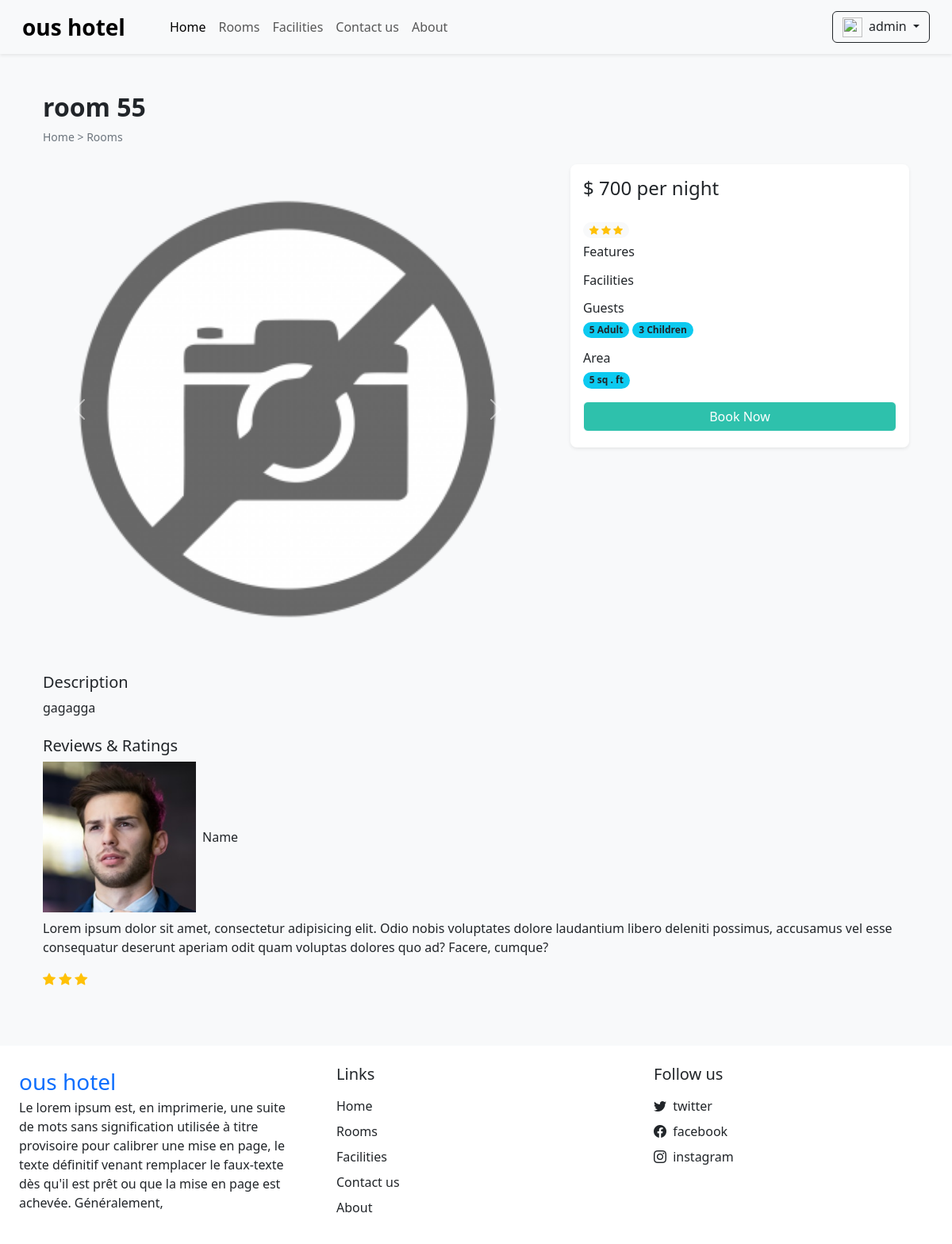
Screenshot of /details_room.php?id=32 (signed in) with the database file from the repository.
### tables this page shows
CREATE TABLE `settings` (
  `id` int(11) NOT NULL,
  `site_title` varchar(50) NOT NULL,
  `site_about` varchar(250) NOT NULL,
  `shutdown` tinyint(1) NOT NULL
);

CREATE TABLE `rooms` (
  `id` int(11) NOT NULL,
  `name` varchar(100) NOT NULL,
  `area` int(11) NOT NULL,
  `price` int(11) NOT NULL,
  `quantity` int(11) NOT NULL,
  `adult` int(11) NOT NULL,
  `children` int(11) NOT NULL,
  `description` varchar(350) NOT NULL,
  `status` tinyint(4) NOT NULL DEFAULT 1,
  `removed` tinyint(4) NOT NULL DEFAULT 0
);

### admin/inc/db_config.php (called while the page is built, shortened)
<?php
function select($sql,$values,$datatypes){
    $con = $GLOBALS['con'];
    if($stmt = mysqli_prepare($con,$sql)){
         mysqli_stmt_bind_param($stmt,$datatypes,...$values);
         if(mysqli_stmt_execute($stmt)){
            $res = mysqli_stmt_get_result($stmt);
            return $res;
         }else{
            mysqli_stmt_close($stmt);
            die("query can not be executed");
         }
    }else{
        die("query can not be prepared");
    }
}
?>

### details_room.php (the view, shortened to what this page needs)
<!DOCTYPE html>
<html lang="en">
<head>
    <link rel="stylesheet" href="https://cdn.jsdelivr.net/npm/swiper@11/swiper-bundle.min.css" />
    <?php require('inc/links.php'); ?>
</head>
<body class="bg-light">
    <?php require('inc/header.php'); ?>
    <?php
    $data = filteration($_GET);
    $room_res = select("SELECT * FROM `rooms` WHERE `id`=? AND `status`=? AND `removed`=?", [$data['id'], 1, 0], 'iii');
    $room_data = mysqli_fetch_assoc($room_res);
    ?>
    <div class="container">
        <div class="row">
            <div class="col-12 my-5 mb-4 px-4">
                <h2 class="fw-bold">
                    <?= $room_data['name']; ?>
                </h2>
                <div style="font-size:14px;">
                    <a href="index.php" class="text-secondary text-decoration-none">Home</a>
                    <span class="text-secondary">></span>
                    <a href="rooms.php" class="text-secondary text-decoration-none">Rooms</a>
                </div>
            </div>
            <div class="col-lg-7 col-md-12 px-4">
                <div id="carousel_room" class="carousel slide" data-bs-ride="carousel">
                    <div class="carousel-inner">
                        <?php
                        $room_img = ROOMS_IMG_PATH . "NotFoundImage.png";
                        $img_q = mysqli_query($con, "SELECT * FROM `rooms_image` WHERE `room_id`='$room_data[id]'");
                        if (mysqli_num_rows($img_q) > 0) {
                            $active_class = 'active';
                            while ($img_res = mysqli_fetch_assoc($img_q)) {
                                echo "<div class='carousel-item $active_class'>
                    <img src='" . ROOMS_IMG_PATH . $img_res['images'] . "' class='d-block w-100 rounded'>
                  </div>";
                                $active_class = '';
                            }
                        } else {
                            echo "<div class='carousel-item active'>
                <img src='$room_img' class='d-block w-100'>
              </div>";
                        }
                        ?>
                    </div>
                    <button class="carousel-control-prev" type="button" data-bs-target="#carousel_room"
                        data-bs-slide="prev">
                        <span class="carousel-control-prev-icon" aria-hidden="true"></span>
                    </button>
                    <button class="carousel-control-next" type="button" data-bs-target="#carousel_room"
                        data-bs-slide="next">
                        <span class="carousel-control-next-icon" aria-hidden="true"></span>
                    </button>
                </div>
            </div>
            <div class="col-lg-5 col-md-12 px-4">
                <div class="card mb-4 border-0 shadow-sm rounded-3">
                    <div class="card-body">
                        <?php
                        echo <<<price
                    <h4 class="mb-4">$ {$room_data['price']} per night</h4>
                    price;
                        echo <<<rating
                    <span class="badge bg-light rounded-pill">
                                <i class="bi bi-star-fill text-warning"></i>
                                <i class="bi bi-star-fill text-warning"></i>
                                <i class="bi bi-star-fill text-warning"></i>
                            </span>
                    rating;
                        $features_data = "";
                        echo <<<features
                        <div class='features mb-3 mt-2'>
                        <h6 class="mb-1">Features</h6>
                            {$features_data}
                        </div>
                    features;
                        $facilities_data = "";
                        echo <<<facilities
                        <div class='facilities mb-3 mt-2'>
                        <h6 class="mb-1">Facilities</h6>
                            {$facilities_data}
                        </div>
                        facilities;
                        echo <<<guests
                        <div class='mb-3 mt-2'>
                        <h6 class="mb-1">Guests</h6>
                                    <span class="badge bg-info rounded-pill text-dark text-wrap">
                                        {$room_data['adult']} Adult
                                    </span>
                                    <span class="badge bg-info rounded-pill text-dark text-wrap">
                                        {$room_data['children']} Children
                                    </span>
                                    </div>
                        guests;
                        echo <<<area
                        <div class='mb-3 mt-2'>
                        <h6 class='mb-1'>Area</h6>
                        <span class="badge bg-info rounded-pill text-dark text-wrap">
                        {$room_data['area']} sq . ft
                                    </span>
                                    </div>
                        area;
                        $book_btn = "";
                        if ($data_settings['shutdown'] === 0) {
                            $login = 0;
                            if (isset($_SESSION['login']) && $_SESSION['login'] == true) {
                                $login = 1;
                            }
                            $book_btn = "<button onclick='checkLoginToBook({$login}, {$room_data['id']})' class='btn text-white w-100 custom-bg shadow-none mb-1'>Book Now</button>";
                        }
                        echo <<<book
                        $book_btn
                        book;
                        ?>
                    </div>
                </div>
            </div>
            <div class="col-12 mt-4 px-4">
                <div class="mb-4">
                    <h5>Description</h5>
                    <p>
                        <?= $room_data['description']; ?>
                    </p>
                </div>
                <div class="mb-4">
                    <h5>Reviews & Ratings</h5>
                    <div>
                        <div class="d-flex align-items-center mb-2">
                            <img src="images/testimonials/pic-3.png" alt="">
                            <h6 class="m-0 ms-2">Name</h6>
                        </div>
                        <p>Lorem ipsum dolor sit amet, consectetur adipisicing elit. Odio nobis voluptates dolore
                            laudantium
                            libero deleniti possimus, accusamus vel esse consequatur deserunt aperiam odit quam voluptas
                            dolores quo ad? Facere, cumque?</p>
                        <div class="rating">
                            <i class="bi bi-star-fill text-warning"></i>
                            <i class="bi bi-star-fill text-warning"></i>
                            <i class="bi bi-star-fill text-warning"></i>
                        </div>
                    </div>
                </div>
            </div>
        </div>
    </div>
    <?php require('inc/footer.php'); ?>
</body>
</html>

### inc/header.php (shortened to what this page needs)
<nav id="nav-bar" class="navbar navbar-expand-lg navbar-light bg-light px-lg-3 py-lg-2 shadow-sm sticky-top">
    <div class="container-fluid">
        <a class="navbar-brand me-5 fw-bold fs-3" href="index.php">
            <?= $data_settings['site_title']; ?>
        </a>
        <div class="collapse navbar-collapse" id="navbarSupportedContent">
            <ul class="navbar-nav me-auto mb-2 mb-lg-0">
                <li class="nav-item">
                    <a class="nav-link active" aria-current="page" href="index.php">Home</a>
                </li>
                <li class="nav-item">
                    <a class="nav-link" href="rooms.php">Rooms</a>
                </li>
                <li class="nav-item">
                    <a class="nav-link" href="facilities.php">Facilities</a>
                </li>
                <li class="nav-item">
                    <a class="nav-link" href="contact.php">Contact us</a>
                </li>
                <li class="nav-item">
                    <a class="nav-link" href="about.php">About</a>
                </li>
            </ul>
            <div class="d-flex">
                <?php
                if (isset($_SESSION['login']) && $_SESSION['login'] == true) {
                    $path = USERS_IMG_PATH;
                    echo <<<data
                        <div class="btn-group">
                            <button type="button" class="btn btn-outline-dark shadow-none dropdown-toggle" data-bs-toggle="dropdown" data-bs-display="static" aria-expanded="false">
                            <img src="$path$_SESSION[user_profile]" style="width:25px;height:25px;" class="me-1"/>
                            $_SESSION[user_name]
                            </button>
                            <ul class="dropdown-menu dropdown-menu-lg-end">
                                <li><a href="profile.php" class="dropdown-item">Profile</a></li>
                                <li><a href="logout.php" class="dropdown-item">Logout</a></li>
                            </ul>
                        </div>
                data;
                }
                ?>
            </div>
        </div>
    </div>
</nav>

### inc/footer.php (shortened to what this page needs)
<div class="container-fluid bg-white mt-5">
    <div class="row">
        <div class="col-lg-4 p-4">
            <a href="index.php" class="fs-3 mb-2 text-decoration-none">
                <?= $data_settings['site_title']; ?>
            </a>
            <p>
                <?= $data_settings['site_about']; ?>
            </p>
        </div>
        <div class="col-lg-4 p-4">
            <h5 class="mb-3">Links</h5>
            <a href="index.php" class="d-inline-block mb-2 text-dark text-decoration-none">Home</a> <br>
            <a href="rooms.php" class="d-inline-block mb-2 text-dark text-decoration-none">Rooms</a> <br>
            <a href="facilities.php" class="d-inline-block mb-2 text-dark text-decoration-none">Facilities</a> <br>
            <a href="contact.php" class="d-inline-block mb-2 text-dark text-decoration-none">Contact us</a> <br>
            <a href="about.php" class="d-inline-block mb-2 text-dark text-decoration-none">About</a> <br>
        </div>
        <div class="col-lg-4 p-4">
            <h5 class="mb-3">Follow us</h5>
            <?php
            if ($data_contact['tw'] != '') {
                echo <<<data
                <a href="{$data_contact['tw']}" class="d-inline-block mb-2 text-dark text-decoration-none">
                    <i class="bi bi-twitter me-1"></i> twitter
                </a>
                data;
            }
            ?>
            <br />
            <?php
            if ($data_contact['fb'] != '') {
                echo <<<data
            <a href="{$data_contact['fb']}" class="d-inline-block mb-2 text-dark text-decoration-none">
                <i class="bi bi-facebook me-1"></i> facebook
            </a>
            data;
            }
            ?>
            <br />
            <?php
            if ($data_contact['insta'] != '') {
                echo <<<data
            <a href="{$data_contact['insta']}" class="d-inline-block mb-2 text-dark text-decoration-none">
                <i class="bi bi-instagram me-1"></i> instagram
            </a>
            data;
            }
            ?>
            <br />
            <br />
        </div>
    </div>
</div>

### css/style.css (style rules this page uses)
:root { --teal:#2ec1ac; --teal_hover:#279e8c; }
.custom-bg { background-color:var(--teal); border-color: 1px solid var(--teal); }

### rows the page displays
settings: site_title "ous hotel", site_about "Le lorem ipsum est, en imprimerie, une suite de mots sans signification utilisée à titre provisoire pour calibrer une mise en page, le texte définitif venant remplacer le faux-texte dès qu'il est prêt ou que la mise en page est achevée. Généralement,"
rooms: name "room 55", price "700", adult "5", children "3", area "5", description "gagagga"

### other values shown
$_SESSION[user_name] "admin"
